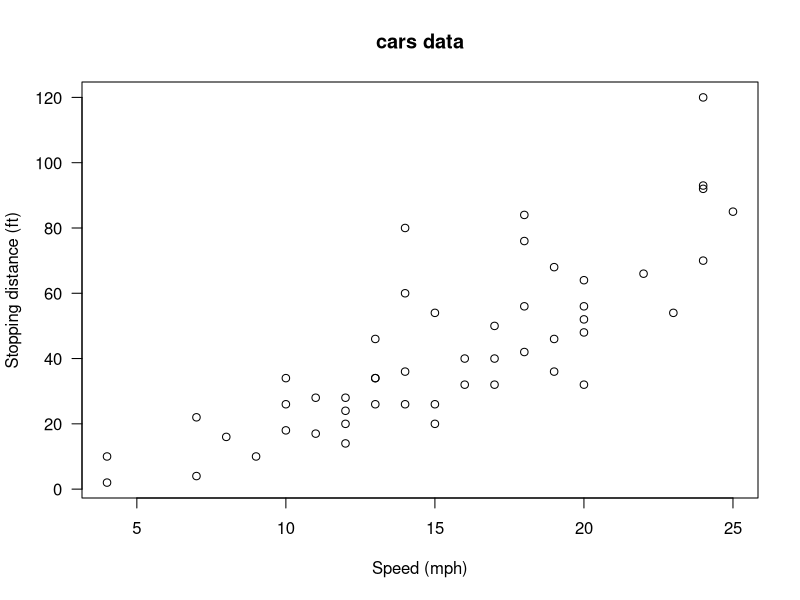
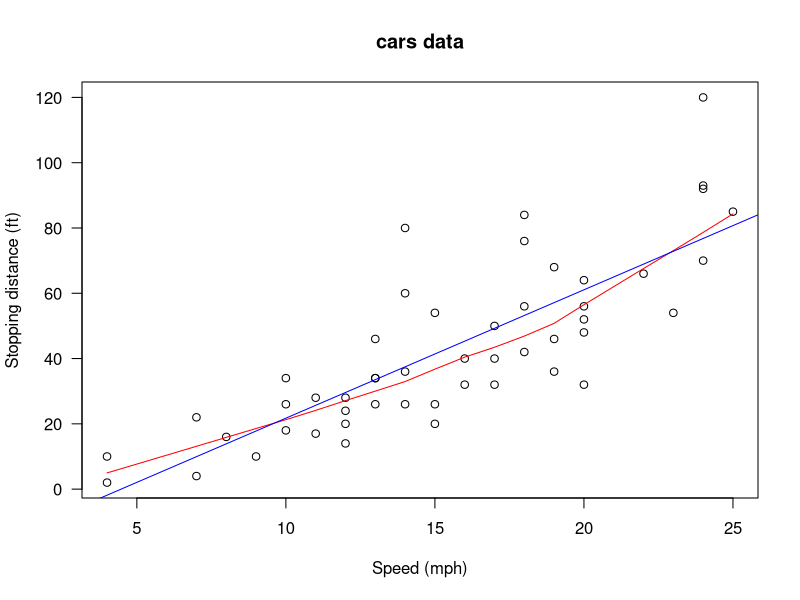
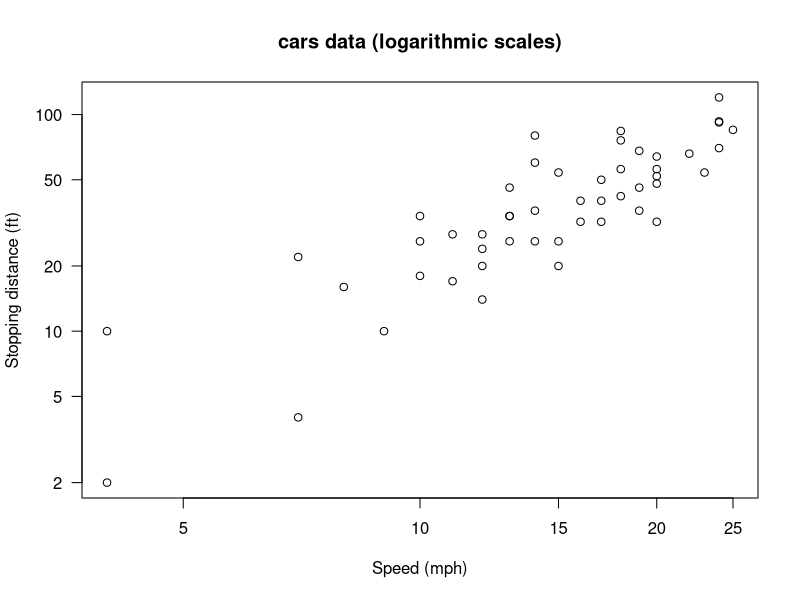
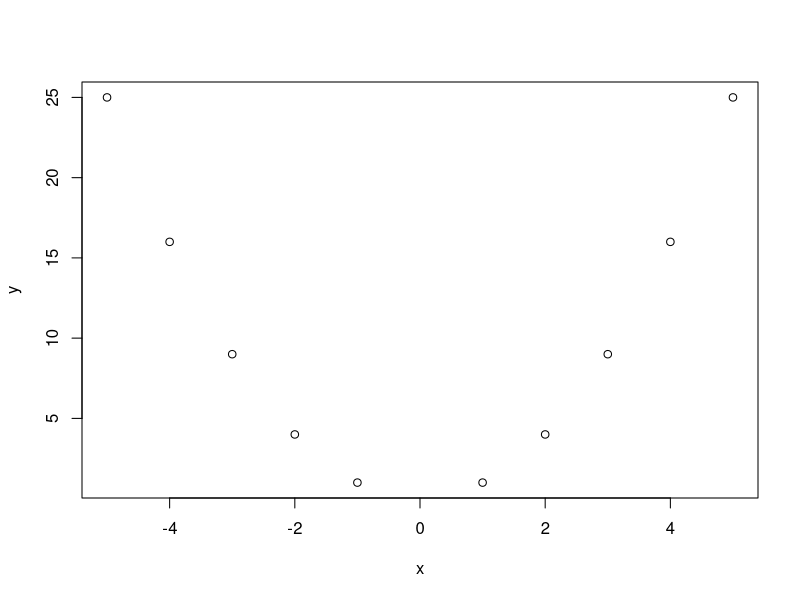
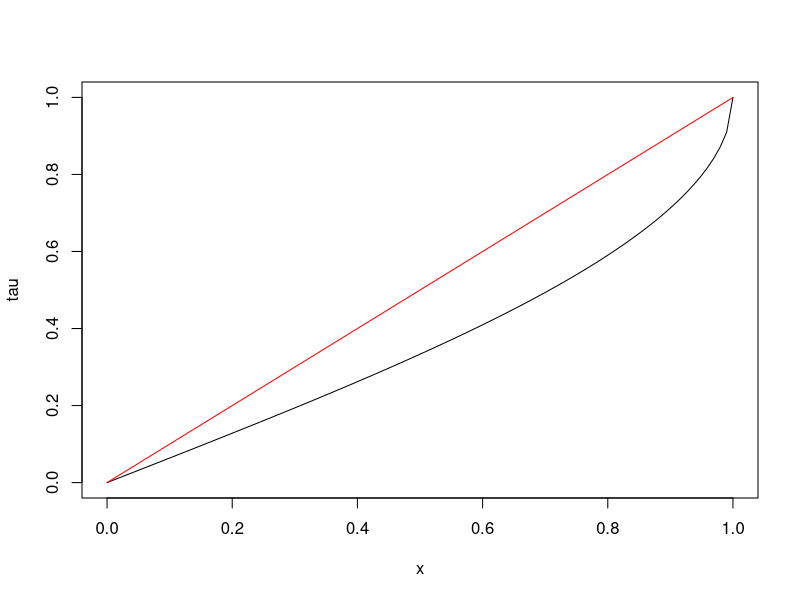

The R source for these figures, in order:
## ---- chunk 1
knitr::opts_chunk$set(echo = FALSE)
## ---- chunk 2
library(MASS)
attach(cars)
head(cars)
## ---- chunk 3
require(stats); require(graphics)
plot(cars, xlab = "Speed (mph)", ylab = "Stopping distance (ft)",
     las = 1)
title(main = "cars data")
## ---- chunk 4
require(stats); require(graphics)
plot(cars, xlab = "Speed (mph)", ylab = "Stopping distance (ft)",
     las = 1)
lines(lowess(cars$speed, cars$dist, f = 2/3, iter = 3), col = "red")
abline(lm(cars$dist ~ cars$speed),col="blue")
title(main = "cars data")
## ---- chunk 5
cor(cars$speed,cars$dist)
cor.test(cars$speed,cars$dist)
## ---- chunk 6
plot(cars, xlab = "Speed (mph)", ylab = "Stopping distance (ft)",
     las = 1, log = "xy")
title(main = "cars data (logarithmic scales)")
## ---- chunk 7
cor(log(cars$speed),log(cars$dist))
cor.test(log(cars$speed),log(cars$dist))
## ---- chunk 8
x = c(-5,-4,-3,-2,-1,1,2,3,4,5);y = x^2 
cor(x,y)
## ---- chunk 9
plot(x,y,type="p")
## ---- chunk 10
x = seq(1,7)
y = x^4
cor(x,y)
## same as cor(x,y,method="pearson")
cor(x,y,method="pearson")
## ---- chunk 11
cor(rank(x),rank(y))
## same as cor(x,y,method="spearman")
cor(x,y,method="spearman")
## ---- chunk 12
cor(cars$speed,cars$dist)
cor(log(cars$speed),log(cars$dist))
## ---- chunk 13
cor(cars$speed,cars$dist,method="spearman")
cor(log(cars$speed),log(cars$dist),method="spearman")
cor((cars$speed)^2,(cars$dist)^2,method="spearman")
## ---- chunk 14
cor.test(cars$speed,cars$dist,method="spearman")
## ---- chunk 15
r_s = cor(cars$speed,cars$dist,method="spearman")
n = length(cars$speed)
Z = sqrt(n-1)*r_s
(pval.ztest <- 2*(1-pnorm(Z)))
## ---- chunk 16
r_s = cor(cars$speed,cars$dist,method="spearman")
n = length(cars$speed)
tstat = sqrt(n-2)*r_s/(sqrt(1-r_s^2))
(pval.ttest <- 2*(1-pt(tstat, df = n-2)))
## ---- chunk 17
x = seq(0,1,length.out = 100)
tau = 2/pi*asin(x)
plot(x,tau,type="l")
lines(x,x,col="red")
## ---- chunk 18
cor(cars$speed,cars$dist,method="kendall")
cor(log(cars$speed),log(cars$dist),method="kendall")
cor((cars$speed)^2,(cars$dist)^2,method="kendall")
## ---- chunk 19
x = c(1,	5,	9,	7,	4,	6,	8,	2,	3)
y = c(4,	3,	6,	8,	2,	7,	9,	1,	5)
cor(x,y, method = "spearman")
cor.test(x,y, method = "spearman")
## ---- chunk 20
x = c(1,5,9,7,4,6,8,2,3)
y = c(4,3,6,8,2,7,9,1,5)
n = length(x)
r_s = cor(x,y, method = "spearman")
(normal.p.value = 2*(1 - pnorm(sqrt(length(x)-1)*r_s)))
(t.p.value = 2*(1 - pt((r_s*sqrt(n-2))/sqrt(1-r_s^2),df = n-2)))
## ---- chunk 21
x = c(1,	5,	9,	7,	4,	6,	8,	2,	3)
y = c(4,	3,	6,	8,	2,	7,	9,	1,	5)
cor.test(x,y, method = "kendall")
## ---- chunk 22
x = c(1,5,9,7,4,6,8,2,3)
y = c(4,3,6,8,2,7,9,1,5)
n = length(x)
T = cor(x,y, method = "kendall")
Z = 3*sqrt(n*(n-1))*T/sqrt(2*(2*n+5))
normal.p.value = 2*(1 - pnorm(Z))
cat("P value = ", normal.p.value, "\n")
## ---- chunk 23
year = seq(1945,1985,by=5)
divorce.rate = c(3.5,	2.6,	2.3,	2.2,	2.5,	3.6,
                 4.8,	5.2,	5)
cor.test(year,divorce.rate, method = "kendall")
## ---- chunk 24
year = seq(1945,1985,by=5)
divorce.rate = c(3.5,	2.6,	2.3,	2.2,	2.5,	3.6,	
                 4.8,	5.2,	5)
cor.test(year,divorce.rate, method = "spearman")
